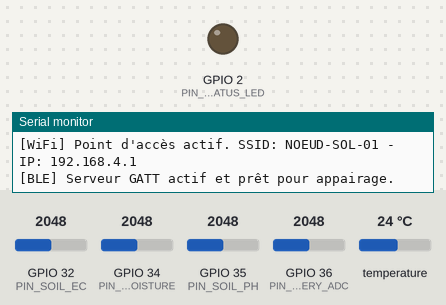
Recording of a sketch running on a simulated ESP32. Parts: output pins drawn as LEDs (lit = HIGH), the last lines printed to the serial monitor. The test bench sets the inputs (shaded band); at power-on: GPIO 32 (PIN_SOIL_EC) = 2048, GPIO 34 (PIN_SOIL_MOISTURE) = 2048, GPIO 35 (PIN_SOIL_PH) = 2048, GPIO 36 (PIN_BATTERY_ADC) = 2048, temperature 24 °C. Nothing arrives over Bluetooth unless stated; a phone connects over Bluetooth LE 3 s after start.

Above: at 0.1 s.
At 3.1 s:
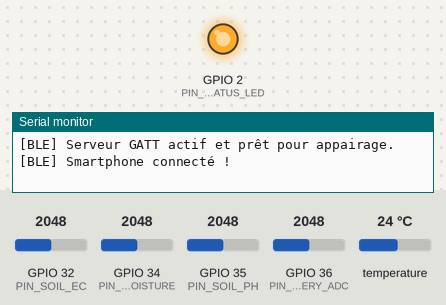
Timing chart, 0 to 4.6 s (numbered marks = the images above):
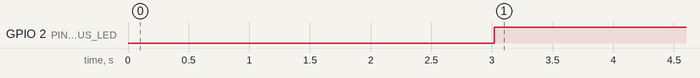

The sketch:

ESP32_Noeud_Fertilite.ino
```cpp
/**
 * Firmware Nœud Terrain - Fertilité du Sol
 * INP-HB - Équipe UP Projet (STIC & STGI)
 * Encadrant : M. DIOMANDE SAHI ROLAND
 *
 * Fonctionnalités :
 * 1. Lecture régulière des capteurs de sol (Humidité, pH, EC, Température, Batterie)
 * 2. Serveur Bluetooth Low Energy (BLE GATT) avec notifications temps réel
 * 3. Point d'accès Wi-Fi SoftAP autonome ("NOEUD-SOL-01") avec API HTTP REST (/api/data)
 */

#include <WiFi.h>
#include <WebServer.h>
#include <BLEDevice.h>
#include <BLEServer.h>
#include <BLEUtils.h>
#include <BLE2902.h>
#include <OneWire.h>
#include <DallasTemperature.h>
#include "config.h"

// --- VARIABLES GLOBALES ---
WebServer server(80);
BLEServer* pServer = NULL;
BLECharacteristic* pDataCharacteristic = NULL;
bool deviceConnected = false;
bool oldDeviceConnected = false;

// Bus OneWire pour la température étanche DS18B20
OneWire oneWire(PIN_ONEWIRE_TEMP);
DallasTemperature dallasSensors(&oneWire);

// Données capteurs instantanées
struct SensorData {
  float humidity;
  float ph;
  int ec;
  float temp;
  int nitrogen;
  int phosphorus;
  int potassium;
  int battery;
} currentData;

unsigned long lastReadTime = 0;

// --- CALLBACKS BLE ---
class MyServerCallbacks: public BLEServerCallbacks {
  void onConnect(BLEServer* pServer) {
    deviceConnected = true;
    digitalWrite(PIN_STATUS_LED, HIGH);
    Serial.println("[BLE] Smartphone connecté !");
  }

  void onDisconnect(BLEServer* pServer) {
    deviceConnected = false;
    digitalWrite(PIN_STATUS_LED, LOW);
    Serial.println("[BLE] Smartphone déconnecté.");
  }
};

// --- LECTURE PHYSIQUE DES CAPTEURS ---
void readSensors() {
  // 1. Température du sol (°C) via DS18B20
  dallasSensors.requestTemperatures();
  float t = dallasSensors.getTempCByIndex(0);
  if (t > -50.0 && t < 85.0) {
    currentData.temp = t;
  } else {
    currentData.temp = 26.5; // Valeur repli
  }

  // 2. Humidité du sol (% VWC) via sonde capacitive
  int rawMoisture = analogRead(PIN_SOIL_MOISTURE);
  // Étalonnage type : Air = ~3200, Eau = ~1400 (selon étalonnage terrain)
  float h = map(rawMoisture, 3200, 1400, 0, 100);
  currentData.humidity = constrain(h, 0.0, 100.0);

  // 3. pH du sol via électrode et carte de conditionnement
  int rawPH = analogRead(PIN_SOIL_PH);
  float voltagePH = (rawPH / 4095.0) * 3.3;
  // Formule d'étalonnage type : pH = 7.0 + ((V_neutre - V_mesure) * pente)
  float calculatedPH = 7.0 - (voltagePH - 1.65) * 3.5;
  currentData.ph = constrain(calculatedPH, 3.5, 9.5);

  // 4. Conductivité électrique (EC en µS/cm)
  int rawEC = analogRead(PIN_SOIL_EC);
  float voltageEC = (rawEC / 4095.0) * 3.3;
  currentData.ec = (int)(voltageEC * 1000.0);

  // 5. NPK (valeurs indicatives / Modbus RS485 en option)
  currentData.nitrogen = 18;
  currentData.phosphorus = 12;
  currentData.potassium = 65;

  // 6. Niveau de batterie (%)
  int rawBatt = analogRead(PIN_BATTERY_ADC);
  float vBatt = (rawBatt / 4095.0) * 3.3 * 2.0; // Pont diviseur par 2
  int pctBatt = (int)((vBatt - 3.2) / (4.2 - 3.2) * 100.0);
  currentData.battery = constrain(pctBatt, 0, 100);
}

// Construction du payload JSON
String buildJsonPayload() {
  String json = "{";
  json += "\"humidity\":" + String(currentData.humidity, 1) + ",";
  json += "\"ph\":" + String(currentData.ph, 2) + ",";
  json += "\"ec\":" + String(currentData.ec) + ",";
  json += "\"temp\":" + String(currentData.temp, 1) + ",";
  json += "\"nitrogen\":" + String(currentData.nitrogen) + ",";
  json += "\"phosphorus\":" + String(currentData.phosphorus) + ",";
  json += "\"potassium\":" + String(currentData.potassium) + ",";
  json += "\"battery\":" + String(currentData.battery) + ",";
  json += "\"timestamp\":" + String(millis() / 1000);
  json += "}";
  return json;
}

// --- HANDLERS HTTP WEB SERVER (WIFI SOFTAP) ---
void handleGetApiData() {
  server.sendHeader("Access-Control-Allow-Origin", "*");
  server.send(200, "application/json", buildJsonPayload());
}

void handleGetStatus() {
  server.sendHeader("Access-Control-Allow-Origin", "*");
  String statusJson = "{\"device\":\"" + String(DEVICE_NAME) + "\",\"version\":\"" + String(FIRMWARE_VERSION) + "\",\"uptime\":" + String(millis() / 1000) + "}";
  server.send(200, "application/json", statusJson);
}

// --- SETUP ---
void setup() {
  Serial.begin(115200);
  pinMode(PIN_STATUS_LED, OUTPUT);
  digitalWrite(PIN_STATUS_LED, LOW);

  Serial.println("=========================================");
  Serial.println("   DISPOSITIF FERTILITÉ SOL (ESP32)     ");
  Serial.println("=========================================");

  // Initialisation OneWire
  dallasSensors.begin();

  // 1. Initialisation Wi-Fi SoftAP (Mode de secours)
  WiFi.softAP(SOFTAP_SSID, SOFTAP_PASSWORD, SOFTAP_CHANNEL);
  IPAddress IP = WiFi.softAPIP();
  Serial.print("[WiFi] Point d'accès actif. SSID: ");
  Serial.print(SOFTAP_SSID);
  Serial.print(" - IP: ");
  Serial.println(IP);

  server.on("/api/data", HTTP_GET, handleGetApiData);
  server.on("/api/status", HTTP_GET, handleGetStatus);
  server.begin();

  // 2. Initialisation Bluetooth Low Energy (Mode principal)
  BLEDevice::init(DEVICE_NAME);
  pServer = BLEDevice::createServer();
  pServer->setCallbacks(new MyServerCallbacks());

  BLEService *pService = pServer->createService(BLE_SERVICE_UUID);
  pDataCharacteristic = pService->createCharacteristic(
    BLE_CHAR_DATA_UUID,
    BLECharacteristic::PROPERTY_READ |
    BLECharacteristic::PROPERTY_NOTIFY
  );
  pDataCharacteristic->addDescriptor(new BLE2902());

  pService->start();
  BLEAdvertising *pAdvertising = BLEDevice::getAdvertising();
  pAdvertising->addServiceUUID(BLE_SERVICE_UUID);
  pAdvertising->setScanResponse(true);
  pAdvertising->setMinPreferred(0x06);
  pAdvertising->setMinPreferred(0x12);
  BLEDevice::startAdvertising();

  Serial.println("[BLE] Serveur GATT actif et prêt pour appairage.");
}

// --- LOOP ---
void loop() {
  // Gestion des requêtes Wi-Fi SoftAP
  server.handleClient();

  // Lecture des capteurs et émission BLE à intervalle régulier
  if (millis() - lastReadTime >= SENSOR_READ_INTERVAL_MS) {
    lastReadTime = millis();
    readSensors();

    String payload = buildJsonPayload();

    // Envoi via BLE si un smartphone est connecté
    if (deviceConnected) {
      pDataCharacteristic->setValue(payload.c_str());
      pDataCharacteristic->notify();
    }
  }

  // Gestion des reconnexions BLE
  if (!deviceConnected && oldDeviceConnected) {
    delay(500);
    pServer->startAdvertising();
    oldDeviceConnected = deviceConnected;
  }
  if (deviceConnected && !oldDeviceConnected) {
    oldDeviceConnected = deviceConnected;
  }
}
```

config.h
```cpp
/**
 * Configuration matérielle et logicielle du Nœud de Mesure ESP32
 * Projet : Fertilité du Sol - INP-HB (STIC / STGI)
 */

#ifndef CONFIG_H
#define CONFIG_H

// --- IDENTIFIANTS DU PÉRIPHÉRIQUE ---
#define DEVICE_NAME         "NOEUD-SOL-01"
#define FIRMWARE_VERSION    "1.0.0"

// --- ATTRIBUTION DES BROCHES (PINS) ---
#define PIN_SOIL_MOISTURE   34  // Entrée analogique sonde capacitive
#define PIN_SOIL_PH         35  // Entrée analogique électrode pH
#define PIN_SOIL_EC         32  // Entrée analogique sonde conductivité
#define PIN_ONEWIRE_TEMP    4   // Bus OneWire pour sonde étanche DS18B20
#define PIN_I2C_SDA         21  // SDA pour ADS1115 / BME280 / SHT31
#define PIN_I2C_SCL         22  // SCL pour ADS1115 / BME280 / SHT31
#define PIN_BATTERY_ADC     36  // Pont diviseur de tension batterie Li-ion
#define PIN_STATUS_LED      2   // LED témoin d'activité

// Broches RS485 (pour sonde NPK Modbus en option)
#define PIN_RS485_RX        16
#define PIN_RS485_TX        17
#define PIN_RS485_DE_RE     5

// --- PARAMÈTRES WI-FI SOFTAP (SECOURS) ---
#define SOFTAP_SSID         "NOEUD-SOL-01"
#define SOFTAP_PASSWORD     "agro12345"
#define SOFTAP_CHANNEL      6

// --- UUIDs BLUETOOTH LOW ENERGY (GATT) ---
// Conformes aux Spécifications Techniques Détaillées (STD)
#define BLE_SERVICE_UUID        "4fafc201-1fb5-459e-8fcc-c5c9c331914b"
#define BLE_CHAR_DATA_UUID      "beb5483e-36e1-4688-b7f5-ea07361b26a8"

// --- FRÉQUENCE D'ACQUISITION ---
#define SENSOR_READ_INTERVAL_MS 1500

#endif // CONFIG_H
```

Measured:
- by itself, GPIO 2 (PIN_STATUS_LED): LOW → HIGH at 3.0 s
